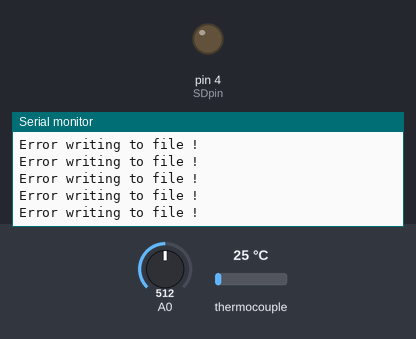
A sketch run on a simulated Arduino Uno, built with avr-gcc and run on an emulated ATmega328P. On the bench: output pins drawn as LEDs (lit = HIGH), the last lines printed to the serial monitor. Inputs (shaded band) come from the test bench; at power-on: thermocouple 25 °C, A0 = 512. Storage starts empty.

Above: at 1.3 s.
1.4 s: thermocouple set to 11 °C
4.4 s: thermocouple set to 8 °C
7.4 s: A0 set to 486
At 8.1 s:
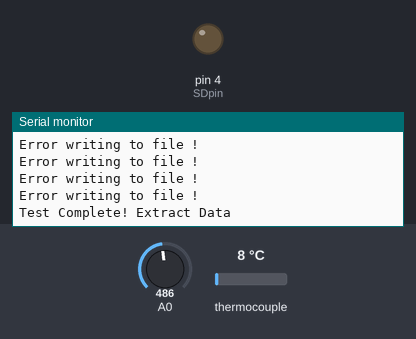
10.4 s: A0 set to 463
At 11.3 s:
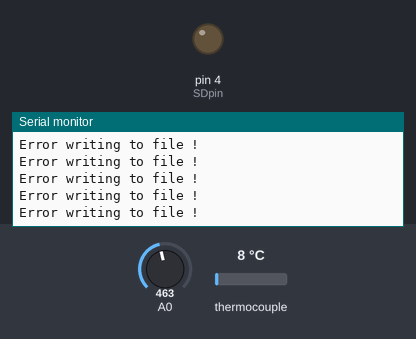

The sketch:

Propulsion_Stand_POC_Data_Capture.ino
```cpp
#include "SD.h"
#include <SPI.h>
#include "Adafruit_MAX31855.h"

//SD Card Setup
const int SDpin = 4;
String dataString =""; // holds the data to be written to the SD card
float sensorReading_Temp = 0.00; // value read from your first sensor
float sensorReading_Pressure = 0.00; // value read from your second sensor
File sensorData;

// Thermocouple H/W SPI instance
#define MAXCS   10
Adafruit_MAX31855 thermocouple(MAXCS);

// Setup startSwitch
const int startSwitch = 2;
volatile int testLength = 0; // 4x2 = 8 seconds of data
volatile int pressure;


void setup() {
cli();
//set timer0 interrupt at 1kHz (1ms)
  TCCR0A = 0; //set entire TCCR0A register to 0
  TCCR0B = 0; //same for TCCR0B
  TCNT0  = 0; //initialize counter value to 0
  OCR0A = 249; //set compare match register for 1khz increments
  TCCR0A |= (1 << WGM01); //turn on CTC mode
  TCCR0B |= (1 << CS01) | (1 << CS00); //Set CS01 and CS00 bits for 64 prescaler
  TIMSK0 |= (1 << OCIE0A); //enable timer compare interrupt

//set timer1 interrupt at ~0.5Hz (2s)
  TCCR1A = 0; //set entire TCCR1A register to 0
  TCCR1B = 0; //same for TCCR1B
  TCNT1  = 0; //initialize counter value to 0
  OCR1A = 31249; //set compare match register for 0.5hz increments
  TCCR1B |= (1 << WGM12); //turn on CTC mode
  TCCR1B |= (1 << CS12) | (1 << CS10); //Set CS10 and CS12 bits for 1024 prescaler
  TIMSK1 |= (1 << OCIE1A); // enable timer compare interrupt

//Configuring Pins
Serial.begin(9600);
Serial.print("Initializing SD card...");
  if (!SD.begin(SDpin))
    Serial.println("Card failed, or not present");
pinMode(SDpin, OUTPUT);
pinMode(startSwitch, INPUT_PULLUP);
pinMode(A0, INPUT);
Serial.println("card initialized.");
Serial.println("Ready to begin test...");
while(startSwitch == 1){}
Serial.println("Input Received, Test begin..");
sei();//allow interrupts
}

void loop() {
}

ISR(TIMER0_COMPA_vect){
  //read pressure
  pressure = analogRead(A0);
  pressure = map(pressure, 101, 920.7, 0, 2000);
   if (isnan(pressure))
    pressure = 0;
   sensorReading_Pressure = pressure;


  //read temperature
  double temp = thermocouple.readCelsius();
   if (isnan(temp))
    temp = 0;
   sensorReading_Temp = temp;

  //store data
  dataString = String(sensorReading_Temp) + "," + String(sensorReading_Pressure); // convert to CSV
  saveData(); // save to SD card
}

ISR(TIMER1_COMPA_vect){
testLength++;
  if(testLength == 4)
    cli();
    Serial.println("Test Complete! Extract Data");
//other code to end test
}

void saveData(){
  if(SD.exists("data.csv")){ // check the card is still there
     sensorData = SD.open("data.csv", FILE_WRITE);
      if (sensorData){
         sensorData.println(dataString);
         sensorData.close();
      }
  }
  else{
    Serial.println("Error writing to file !");
  }
}
```

Measured:
- the behaviour switches between 470 and 469 on A0 (found by bisection; images 1 and 2)
